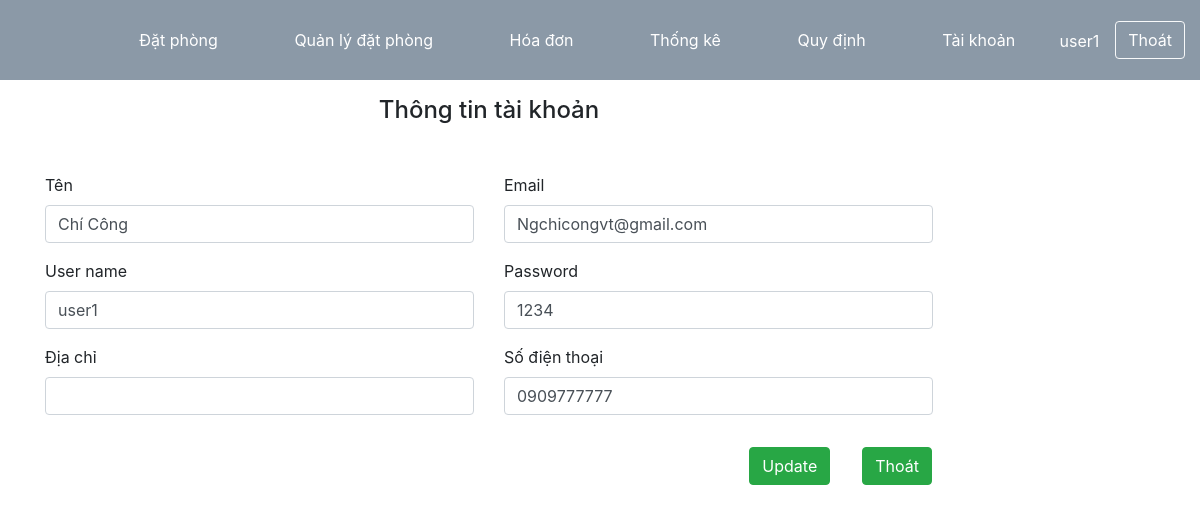
The page /nhanvien/index.php?action=taikhoan (signed in) on the database its author committed.
### tables this page shows
CREATE TABLE IF NOT EXISTS `user` (
  `ID` int NOT NULL AUTO_INCREMENT,
  `ten` varchar(255) DEFAULT NULL,
  `diachi` varchar(255) DEFAULT NULL,
  `email` varchar(255) NOT NULL,
  `user` varchar(255) NOT NULL,
  `pass` varchar(255) NOT NULL,
  `role` tinyint(1) NOT NULL DEFAULT '0',
  `sdt` varchar(20) NOT NULL,
  PRIMARY KEY (`ID`)
);

### models/userModel.php (called while the page is built, shortened)
<?php
	class userModel extends connect
	{
		public function timkiemuser($loginName,$pass)
		{
			$sql = "select * from user where (email = '$loginName' or user = '$loginName' ) and pass = '$pass';";
			$ds = $this->get_data($sql);
			foreach ($ds as $key => $value) {
				$this->ten = $value["ten"];
				$this->diachi = $value["diachi"];
				$this->email = $value["email"];
				$this->pass = $value["pass"];
				$this->user = $value["user"];
				$this->sdt = $value['sdt'];
			}
			return $ds;
		}
	}
 ?>

### models/database.php (called while the page is built, shortened)
<?php
	class connect{
		public function get_data($sql)
		{
			$conn = mysqli_connect("localhost","root","","quanlykhachsan");
			$result = mysqli_query($conn,$sql);
			$arr = mysqli_fetch_all($result,MYSQLI_ASSOC);
			return $arr;
		}
	}
 ?>

### nhanvien/taikhoan/taikhoan.php (the view, shortened to what this page needs)
<?php
	$username = $_SESSION['user'];
	$pass = $_SESSION['pass'];
	$u = new userModel();
    $arr = $u->timkiemuser($username,$pass);
 ?>
 <div class="container">
		<form method="post" action="index.php?action=taikhoan" enctype="multipart/form-data" style="width:80%">
			<div class="text-center mb-5">
				<h4>Thông tin tài khoản</h4>
			</div>
			<div class="row">
				<div class="form-group col col-md-6">
                    <label class="form-label">Tên</label>
                    <input type="text" id="" name="ten" class="form-control" value="<?php echo $u->ten ?>" />
                </div>
                <div class="form-group col col-md-6">
                            <label class="form-label">Email</label>
                            <input type="text" id="" name="email" class="form-control" value="<?php echo $u->email ?>" />
                </div>
			</div>
			 <div class="row">
                <div class="form-group col col-md-6">
                    <label class="form-label">User name</label>
                    <input type="text" id="" name="user" class="form-control" value="<?php echo $u->user ?>" />
                </div>
                <div class="form-group col col-md-6">
                    <label class="form-label">Password</label>
                    <input type="text" name="pass" id="" class="form-control" value="<?php echo $u->pass ?>" />
               </div>
            </div>
            <div class="row">
                <div class="form-group col col-md-6">
                    <label class="form-label">Địa chỉ</label>
                    <input type="text" name="diachi" id="" class="form-control" value="<?php echo $u->diachi ?>" />
               </div>
               <div class="form-group col col-md-6">
                    <label class="form-label">Số điện thoại</label>
                    <input type="text" name="sdt" id="" class="form-control" value="<?php echo $u->sdt ?>" />
               </div>
            </div>
            <div class="row">
                <div class="col">
                    <div class="row" style="float: right;">
                        <input name="btn_suauser" type="submit" value="Update" class="btn btn-success m-3">
                        <button class="btn btn-success m-3" formaction="index.php">Thoát</button>
                    </div>
                </div>
            </div>
        </form>
	</div>

### css/style.css (style rules this page uses)
* { margin: 0; padding: 0; box-sizing: border-box; list-style: none; text-decoration: none; }

### rows shown on the page
user: ten "Chí Công", email "Ngchicongvt@gmail.com", user "user1", pass "1234", sdt "0909777777"

### other values the page prints
$_SESSION['user'] "user1"
